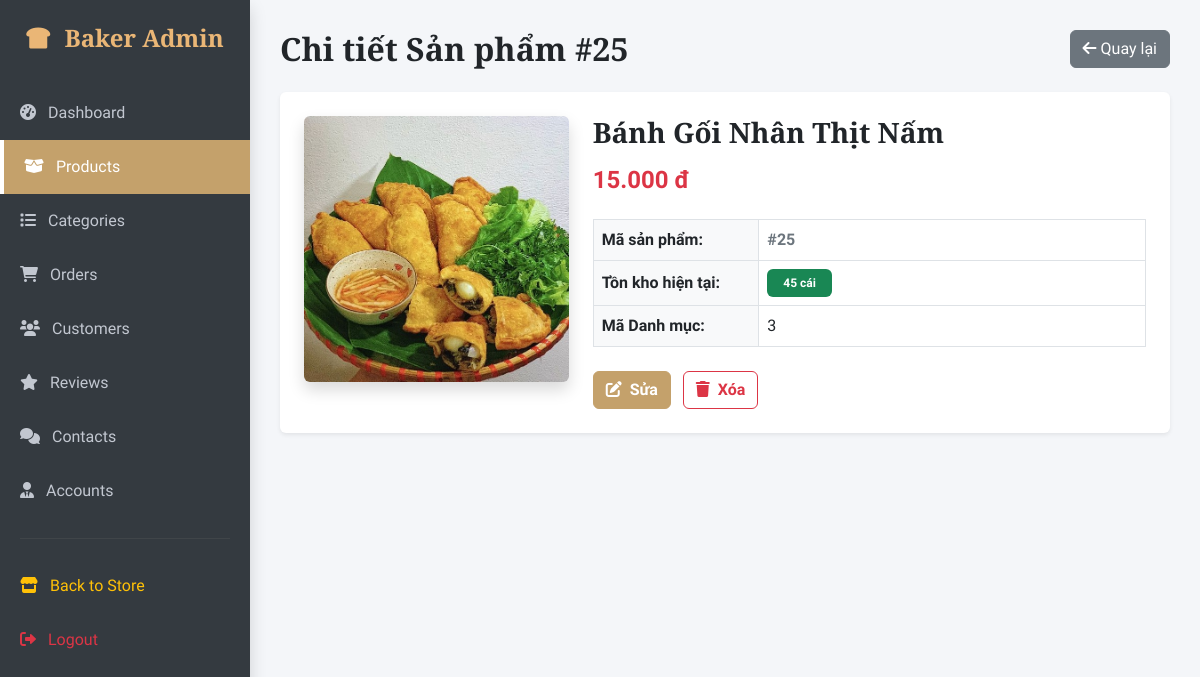
The page /admin/index.php?page=product_detail&id=25 (signed in) on the database as committed earlier.
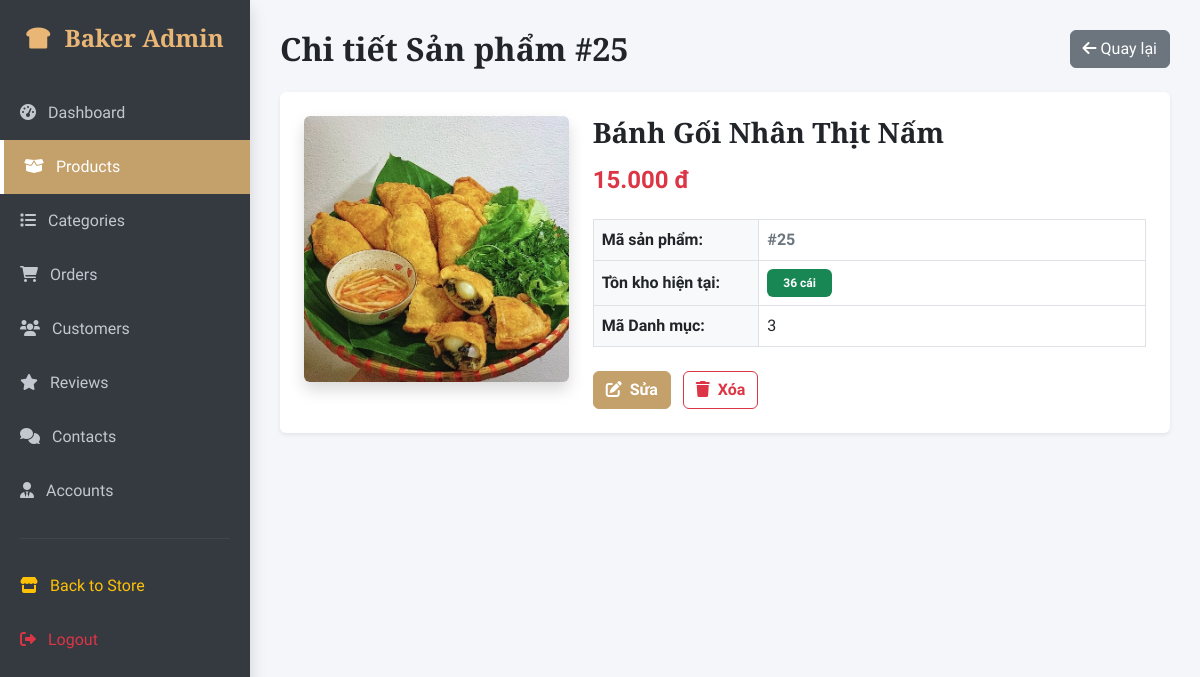
The same page on the database as committed later.
### tables this page shows
CREATE TABLE `products` (
  `product_id` int(11) NOT NULL,
  `category_id` int(11) DEFAULT NULL,
  `product_name` varchar(255) NOT NULL,
  `price` decimal(10,2) UNSIGNED NOT NULL,
  `description` text DEFAULT NULL,
  `stock_quantity` int(10) UNSIGNED NOT NULL DEFAULT 0,
  `image` varchar(255) NOT NULL,
  `status` tinyint(1) DEFAULT 1
);

### admin/index.php (the view, shortened to what the changed rows need)
<?php
$db = Database::getInstance();
$page = isset($_GET['page']) ? $_GET['page'] : 'dashboard';
?>
<!DOCTYPE html>
<html lang="en">
<head>
    <link href="https://cdn.jsdelivr.net/npm/bootstrap@5.3.0/dist/css/bootstrap.min.css" rel="stylesheet">
    <link href="https://cdnjs.cloudflare.com/ajax/libs/font-awesome/6.0.0/css/all.min.css" rel="stylesheet">
</head>
<body>
    <div class="main-content">
      <?php if ($page == 'dashboard'): ?>
            <?php
            require_once '../app/controllers/AdminDashboardController.php';
            $adminDashboardController = new AdminDashboardController($db);
            $adminDashboardController->index();
            ?>
        <?php elseif ($page == 'product_detail'): ?>
            <?php
            $detail_id = isset($_GET['id']) ? mysqli_real_escape_string($db, $_GET['id']) : 0;
            $prod_info = mysqli_fetch_assoc(mysqli_query($db, "SELECT * FROM products WHERE product_id = '$detail_id'"));
            if(!$prod_info) { echo "<div class='alert alert-danger m-4'>Không tìm thấy thông tin sản phẩm!</div>"; }
            else {
                $p_name = $prod_info['product_name'] ?? 'N/A';
                $p_price = $prod_info['price'] ?? 0;
                $p_qty = $prod_info['stock_quantity'] ?? 0;
                $p_cat = $prod_info['category_id'] ?? 'Không rõ';
                $p_img = $prod_info['image'] ?? 'default.jpg';
            ?>
            <div class="d-flex justify-content-between align-items-center mb-4">
                <h2 class="fw-bold mb-0">Chi tiết Sản phẩm #<?php echo $detail_id; ?></h2>
                <a href="index.php?page=products" class="btn btn-secondary"><i class="fas fa-arrow-left"></i> Quay lại</a>
            </div>
            <div class="card shadow-sm border-0 p-4">
                <div class="row">
                    <div class="col-md-4 text-center mb-4 mb-md-0">
                        <img src='../assets/img/<?php echo $p_img; ?>' class='img-fluid rounded shadow' style='max-height: 350px; object-fit: cover;' onerror="this.onerror=null; this.src='https://placehold.co/350x350?text=No+Image';">
                    </div>
                    <div class="col-md-8">
                        <h3 class="fw-bold text-primary mb-3"><?php echo $p_name; ?></h3>
                        <h4 class="text-danger fw-bold mb-4"><?php echo number_format((float)$p_price, 0, ',', '.'); ?> đ</h4>
                        <table class="table table-bordered align-middle">
                            <tbody>
                                <tr><th class="bg-light" style="width: 30%;">Mã sản phẩm:</th><td class="fw-bold text-secondary">#<?php echo $detail_id; ?></td></tr>
                                <tr><th class="bg-light">Tồn kho hiện tại:</th><td><?php echo ($p_qty > 0) ? "<span class='badge bg-success px-3 py-2'>{$p_qty} cái</span>" : "<span class='badge bg-danger px-3 py-2'>Hết hàng</span>"; ?></td></tr>
                                <tr><th class="bg-light">Mã Danh mục:</th><td><?php echo $p_cat; ?></td></tr>
                            </tbody>
                        </table>
                        <div class="mt-4">
                            <a href='index.php?page=edit_product&id=<?php echo $detail_id; ?>' class='btn btn-primary me-2 fw-bold'><i class='fas fa-edit me-2'></i>Sửa</a>
                            <a href='index.php?page=products&action=delete_product&id=<?php echo $detail_id; ?>' class='btn btn-outline-danger fw-bold' onclick="return confirm('Xóa sản phẩm này?');"><i class='fas fa-trash me-2'></i>Xóa</a>
                        </div>
                    </div>
                </div>
            </div>
            <?php } ?>
        <?php endif; ?>
    </div>
</body>
</html>

Rows that differ between the two databases and show on the page:
changed products "Bánh Gối Nhân Thịt Nấm": stock_quantity "45" → "36"
